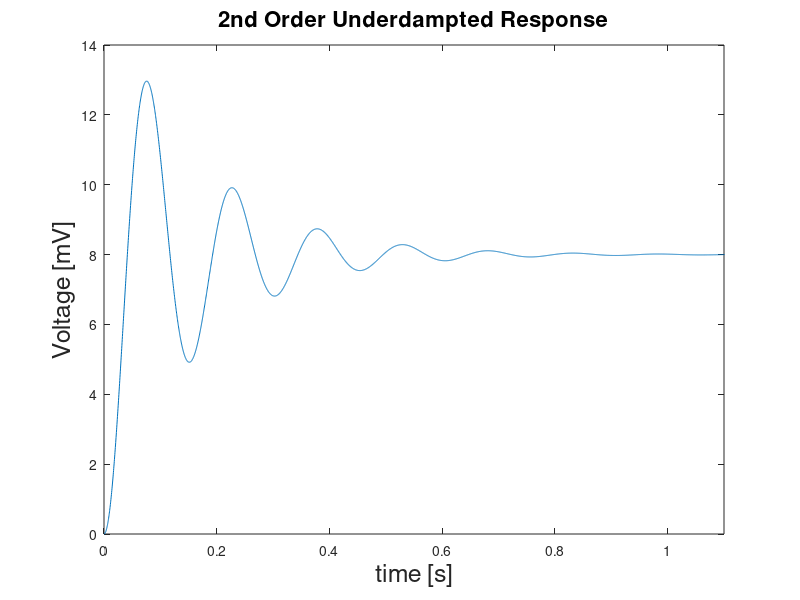
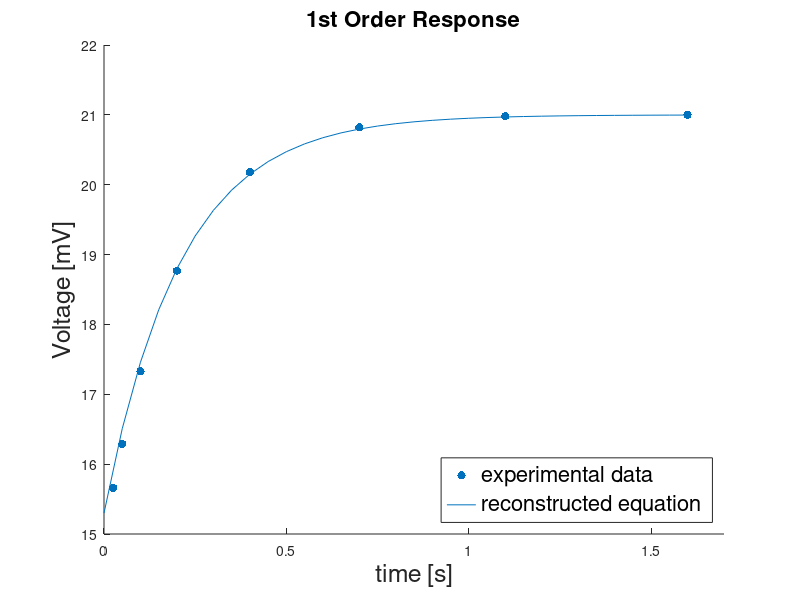

MATLAB code to generate these figures, in order: (Note: this script raises an error after producing the figures.)
clc; clear all; close all;


%------------ploting for question 2------------%
t = 0:pi/10000:2*pi/5;
y = 8 - 8.09*exp(-6.3*t).*sin(41.53*(t+0.0342));

max(y);
min(y);

I = find(abs(y-8) > .1);

y(188);
figure;
plot(t,y)
xlim([0,1.1])
xlabel('time [s]','FontSize',18);
ylabel('Voltage [mV]','FontSize',18);
title('2nd Order Underdampted Response','FontSize',16)
%------------ploting for question 4------------%
p = [0.025, 15.66;
0.05, 16.29;
0.1, 17.33;
0.2, 18.77;
0.4, 20.18;
0.7, 20.82;
1.1, 20.98;
1.6, 21.0;];

j = p(:,1)';
l = p(:,2)';


figure;
scatter(j,l,'filled')
hold on
%yline((max(l)-min(l))*.63+min(l))   % used to find 'overshoot of the steady-state response'

t = 0:.05:1.6;
y = .50*42+(15.3-.50*42)*exp(-t/0.21);
plot(t,y)
xlabel('time [s]','FontSize',18);
ylabel('Voltage [mV]','FontSize',18);
title('1st Order Response','FontSize',16)
legend('experimental data','reconstructed equation','location', 'SouthEast','FontSize',16)
ylim([15,22])
xlim([0,1.7])


%------------making table for question 5------------&

time = [];
for num = 1:1:10
    time = [time, reallog(num*.1)*-.2];
end

error = flip([.1:.1:1]');
time = flip(time');

T = table(error, time)

